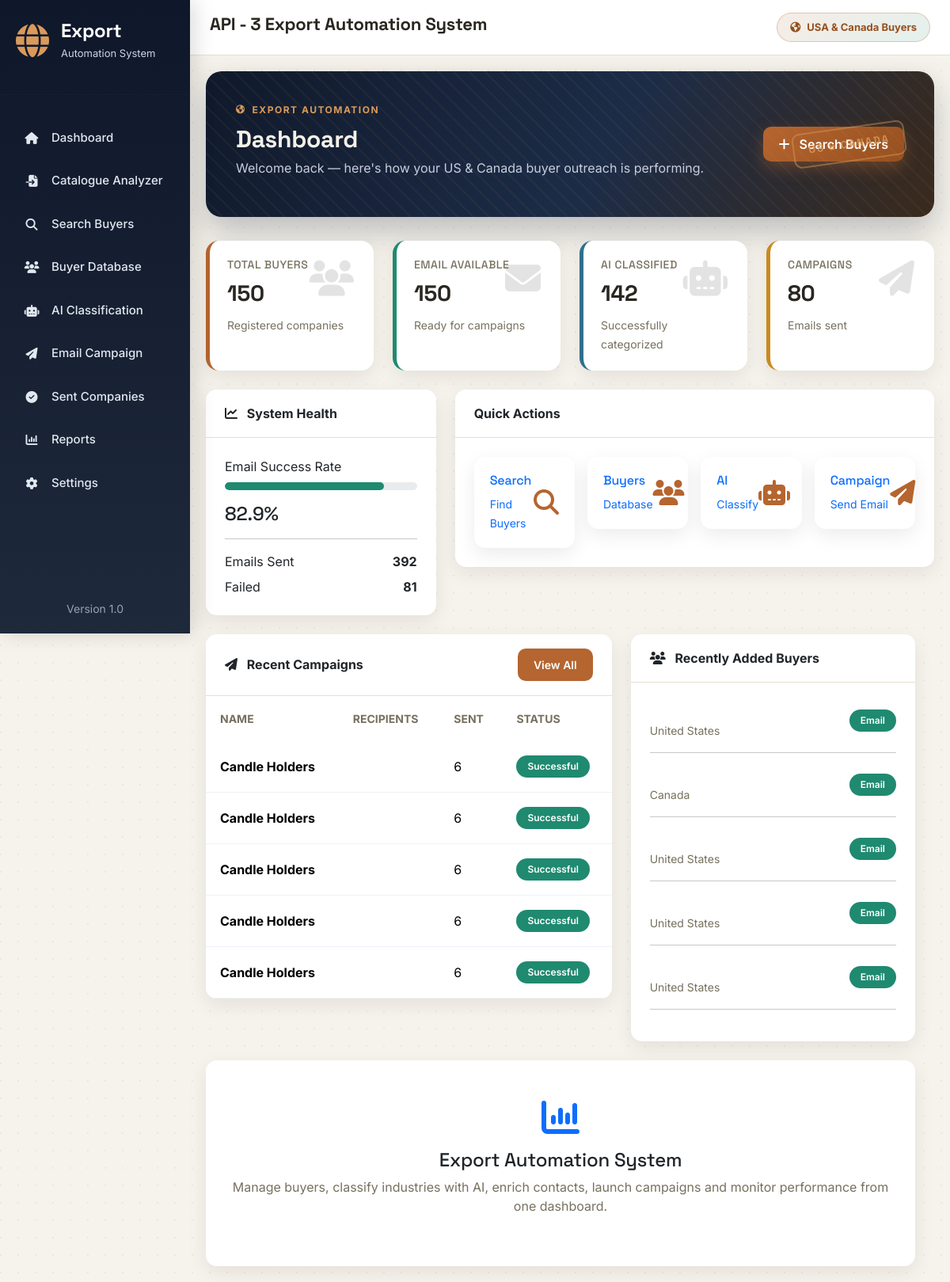
Page /dashboard on the earlier database version.
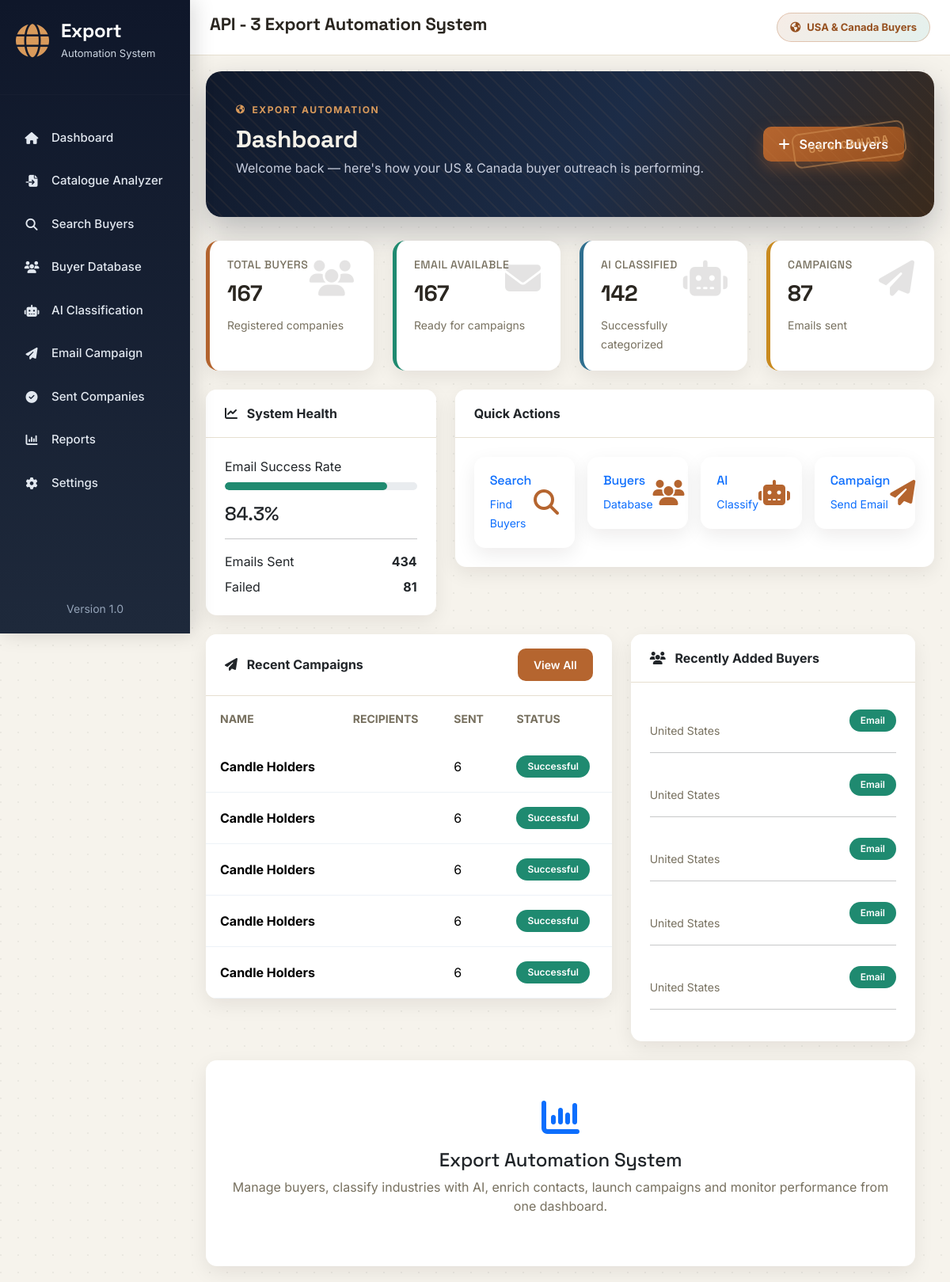
Same page on the later database version.
### app/models.py (models this page shows)
class Campaign(db.Model):
    __tablename__ = "campaigns"
    id = db.Column(db.Integer, primary_key=True)
    campaign_name = db.Column(db.String(150), nullable=False)
    subject = db.Column(db.String(255), nullable=False)
    body = db.Column(db.Text, nullable=False)
    recipients = db.Column(db.Integer, default=0)
    sent = db.Column(db.Integer, default=0)
    failed = db.Column(db.Integer, default=0)
    created_at = db.Column(
        db.DateTime,
        default=datetime.utcnow
    )

class Buyer(db.Model):
    __tablename__ = "buyers"
    id = db.Column(db.Integer, primary_key=True)
    company = db.Column(db.String(200), nullable=False)
    buyer_name = db.Column(db.String(200))
    email = db.Column(db.String(255))
    website = db.Column(db.String(300), unique=True)
    snippet = db.Column(db.Text)
    country = db.Column(db.String(100))
    state = db.Column(db.String(50))
    phone = db.Column(db.String(100))
    source = db.Column(db.String(100))
    category = db.Column(db.String(100), default="Unknown")
    status = db.Column(db.String(50), default="New")
    lead_score = db.Column(db.Integer)
    outreach_priority = db.Column(db.String(20))
    lead_score_reasons = db.Column(db.Text)
    product_match_percent = db.Column(db.Integer)
    relevant_categories = db.Column(db.String(500))
    style_estimate = db.Column(db.String(150))
    positioning_estimate = db.Column(db.String(100))
    recommended_products = db.Column(db.Text)
    decision_maker_name = db.Column(db.String(150))
    decision_maker_title = db.Column(db.String(150))
    email_domain_verified = db.Column(db.Boolean)
    analyzed_at = db.Column(db.DateTime)
    pipeline_stage = db.Column(db.String(50), default="Discovered")
    created_at = db.Column(
        db.DateTime,
        default=datetime.utcnow
    )

### app/routes/dashboard.py (the view)
@dashboard_bp.route("/")
@dashboard_bp.route("/dashboard")
def dashboard():
    data = DashboardService().get_dashboard_data()
    return render_template(
        "dashboard.html",
        total_buyers=data.get("total_buyers", 0),
        email_buyers=data.get("email_buyers", 0),
        classified_buyers=data.get("classified_buyers", 0),
        total_campaigns=data.get("total_campaigns", 0),
        total_sent=data.get("total_sent", 0),
        total_failed=data.get("total_failed", 0),
        success_rate=data.get("success_rate", 0),
        recent_campaigns=data.get("recent_campaigns", []),
        recent_buyers=data.get("recent_buyers", []),
    )

### app/templates/dashboard.html (shortened to what this page needs)
{% extends "base.html" %}
{% block content %}
<div class="fade-up">
    <div class="hero-banner d-flex justify-content-between align-items-center">
        <div>
            <div class="hero-eyebrow">
                <i class="fa-solid fa-earth-americas"></i>
                Export Automation
            </div>
            <h2>
                Dashboard
            </h2>
            <p>
                Welcome back — here's how your US & Canada buyer outreach is performing.
            </p>
        </div>
        <div>
            <a href="/search" class="btn btn-primary">
                <i class="fa-solid fa-plus me-2"></i>
                Search Buyers
            </a>
        </div>
        <div class="hero-stamp">
            US & Canada
        </div>
    </div>
    <div class="row g-4">
        <div class="col-xl-3 col-md-6">
            <div class="stats-card stats-primary">
                <i class="fa-solid fa-users"></i>
                <h6>Total Buyers</h6>
                <h2>{{ total_buyers }}</h2>
                <small class="text-muted">
                    Registered companies
                </small>
            </div>
        </div>
        <div class="col-xl-3 col-md-6">
            <div class="stats-card stats-success">
                <i class="fa-solid fa-envelope"></i>
                <h6>Email Available</h6>
                <h2>{{ email_buyers }}</h2>
                <small class="text-muted">
                    Ready for campaigns
                </small>
            </div>
        </div>
        <div class="col-xl-3 col-md-6">
            <div class="stats-card stats-info">
                <i class="fa-solid fa-robot"></i>
                <h6>AI Classified</h6>
                <h2>{{ classified_buyers }}</h2>
                <small class="text-muted">
                    Successfully categorized
                </small>
            </div>
        </div>
        <div class="col-xl-3 col-md-6">
            <div class="stats-card stats-warning">
                <i class="fa-solid fa-paper-plane"></i>
                <h6>Campaigns</h6>
                <h2>{{ total_campaigns }}</h2>
                <small class="text-muted">
                    Emails sent
                </small>
            </div>
        </div>
    </div>
<div class="row mt-4">
    <div class="col-lg-4">
        <div class="card">
            <div class="card-header">
                <i class="fa-solid fa-chart-line me-2"></i>
                System Health
            </div>
            <div class="card-body">
                <p class="mb-2">
                    Email Success Rate
                </p>
                <div class="progress mb-3">
                    <div
                        id="progressBar"
                        class="progress-bar bg-success">
                    </div>
                </div>
                <h4>
                    {{ success_rate }}%
                </h4>
                <hr>
                <div class="d-flex justify-content-between">
                    <span>Emails Sent</span>
                    <strong>{{ total_sent }}</strong>
                </div>
                <div class="d-flex justify-content-between mt-2">
                    <span>Failed</span>
                    <strong>{{ total_failed }}</strong>
                </div>
            </div>
        </div>
    </div>
    <div class="col-lg-8">
        <div class="card">
            <div class="card-header">
                Quick Actions
            </div>
            <div class="card-body">
                <div class="row g-3">
                    <div class="col-md-3">
                        <a href="/search" class="quick-action">
                            <div>
                                <h6>
                                    Search
                                </h6>
                                <small>
                                    Find Buyers
                                </small>
                            </div>
                            <i class="fa-solid fa-magnifying-glass"></i>
                        </a>
                    </div>
                    <div class="col-md-3">
                        <a href="/buyers" class="quick-action">
                            <div>
                                <h6>
                                    Buyers
                                </h6>
                                <small>
                                    Database
                                </small>
                            </div>
                            <i class="fa-solid fa-users"></i>
                        </a>
                    </div>
                    <div class="col-md-3">
                        <a href="/classify" class="quick-action">
                            <div>
                                <h6>
                                    AI
                                </h6>
                                <small>
                                    Classify
                                </small>
                            </div>
                            <i class="fa-solid fa-robot"></i>
                        </a>
                    </div>
                    <div class="col-md-3">
                        <a href="/campaign" class="quick-action">
                            <div>
                                <h6>
                                    Campaign
                                </h6>
                                <small>
                                    Send Email
                                </small>
                            </div>
                            <i class="fa-solid fa-paper-plane"></i>
                        </a>
                    </div>
                </div>
            </div>
        </div>
    </div>
<div class="row mt-4">
    <div class="col-lg-7">
        <div class="card">
            <div class="card-header d-flex justify-content-between align-items-center">
                <span>
                    <i class="fa-solid fa-paper-plane me-2"></i>
                    Recent Campaigns
                </span>
                <a href="/sent-companies" class="btn btn-sm btn-primary">
                    View All
                </a>
            </div>
            <div class="card-body p-0">
                <div class="table-responsive">
                    <table class="table">
                        <thead>
                            <tr>
                                <th>Name</th>
                                <th>Recipients</th>
                                <th>Sent</th>
                                <th>Status</th>
                            </tr>
                        </thead>
                        <tbody>
                        {% for campaign in recent_campaigns %}
                            <tr>
                                <td>
                                    <strong>
                                        {{ campaign.campaign_name }}
                                    </strong>
                                </td>
                                <td>
                                </td>
                                <td>
                                    {{ campaign.sent }}
                                </td>
                                <td>
                                    {% if campaign.failed == 0 %}
                                    <span class="badge bg-success">
                                        Successful
                                    </span>
                                    {% else %}
                                    <span class="badge bg-warning">
                                        Partial
                                    </span>
                                    {% endif %}
                                </td>
                            </tr>
                        {% else %}
                            <tr>
                                <td colspan="4" class="text-center py-4">
                                    No campaigns found.
                                </td>
                            </tr>
                        {% endfor %}
                        </tbody>
                    </table>
                </div>
            </div>
        </div>
    </div>
    <div class="col-lg-5">
        <div class="card">
            <div class="card-header">
                <i class="fa-solid fa-users me-2"></i>
                Recently Added Buyers
            </div>
            <div class="card-body">
                {% for buyer in recent_buyers %}
                <div class="d-flex justify-content-between align-items-center mb-3">
                    <div>
                        <br>
                        <small class="text-muted">
                            {{ buyer.country }}
                        </small>
                    </div>
                    <div>
                        {% if buyer.email %}
                        <span class="badge bg-success">
                            Email
                        </span>
                        {% else %}
                        <span class="badge bg-danger">
                            No Email
                        </span>
                        {% endif %}
                    </div>
                </div>
                <hr>
                {% else %}
                <p class="text-center">
                    No buyers found.
                </p>
                {% endfor %}
            </div>
        </div>
    </div>
</div>
<div class="row mt-4">
    <div class="col-12">
        <div class="card">
            <div class="card-body text-center py-5">
                <i class="fa-solid fa-chart-column fa-3x text-primary mb-3"></i>
                <h4>
                    Export Automation System
                </h4>
                <p class="text-muted">
                    Manage buyers, classify industries with AI, enrich contacts,
                    launch campaigns and monitor performance from one dashboard.
                </p>
            </div>
        </div>
    </div>
</div>
</div>
{% endblock %}

### app/templates/base.html (shortened to what this page needs)
<!DOCTYPE html>
<html lang="en">
<head>
    <link
        href="https://cdn.jsdelivr.net/npm/bootstrap@5.3.3/dist/css/bootstrap.min.css"
        rel="stylesheet">
    <link
        rel="stylesheet"
        href="https://cdnjs.cloudflare.com/ajax/libs/font-awesome/6.6.0/css/all.min.css">
    <link
        rel="stylesheet"
        href="{{ url_for('static', filename='css/style.css') }}">
</head>
<body>
<div class="wrapper">
    <aside class="sidebar">
        <div class="logo">
            <i class="fa-solid fa-globe"></i>
            <div>
                <h4>Export</h4>
                <span>Automation System</span>
            </div>
        </div>
        <hr>
        <ul class="sidebar-menu">
            <li>
                <a href="/" class="{{ 'active' if request.path == '/' else '' }}">
                    <i class="fa-solid fa-house"></i>
                    Dashboard
                </a>
            </li>
            <li>
                <a href="/catalogue" class="{{ 'active' if request.path == '/catalogue' else '' }}">
                    <i class="fa-solid fa-file-import"></i>
                    Catalogue Analyzer
                </a>
            </li>
            <li>
                <a href="/search" class="{{ 'active' if request.path == '/search' else '' }}">
                    <i class="fa-solid fa-magnifying-glass"></i>
                    Search Buyers
                </a>
            </li>
            <li>
                <a href="/buyers" class="{{ 'active' if request.path == '/buyers' else '' }}">
                    <i class="fa-solid fa-users"></i>
                    Buyer Database
                </a>
            </li>
            <li>
                <a href="/classify" class="{{ 'active' if request.path == '/classify' else '' }}">
                    <i class="fa-solid fa-robot"></i>
                    AI Classification
                </a>
            </li>
            <li>
                <a href="/campaign" class="{{ 'active' if request.path == '/campaign' else '' }}">
                    <i class="fa-solid fa-paper-plane"></i>
                    Email Campaign
                </a>
            </li>
            <li>
                <a href="/sent-companies" class="{{ 'active' if request.path == '/sent-companies' else '' }}">
                    <i class="fa-solid fa-circle-check"></i>
                    Sent Companies
                </a>
            </li>
            <li>
                <a href="/reports" class="{{ 'active' if request.path == '/reports' else '' }}">
                    <i class="fa-solid fa-chart-column"></i>
                    Reports
                </a>
            </li>
            <li>
                <a href="/settings" class="{{ 'active' if request.path == '/settings' else '' }}">
                    <i class="fa-solid fa-gear"></i>
                    Settings
                </a>
            </li>
        </ul>
        <div class="sidebar-footer">
            <small>
                Version 1.0
            </small>
        </div>
    </aside>
    <main class="main-content">
        <div class="topbar">
            <div>
                <h3>
                    API - 3 Export Automation System
                </h3>
            </div>
            <div class="usa-badge">
                <i class="fa-solid fa-earth-americas"></i>
                USA & Canada Buyers
            </div>
        </div>
        <div class="page-content">
            {% block content %}
            {% endblock %}
        </div>
    </main>
</div>
</body>
</html>

Differences in the rows shown:
no longer on this page (row unchanged): Buyer: country "Canada", shows "Email"
added Buyer: country "United States", email "Email"
Other differences:
{{ total_buyers }}: "150" → "167"
{{ email_buyers }}: "150" → "167"
{{ total_campaigns }}: "80" → "87"
{{ success_rate }}: "82.9" → "84.3"
{{ total_sent }}: "392" → "434"
